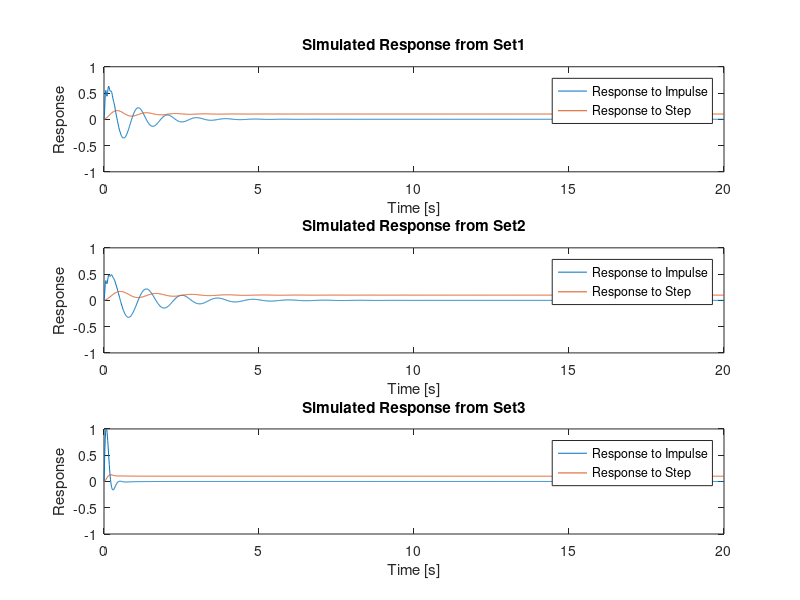

Here is the MATLAB script that generated this plot:
%% Homework 2 - Problem 4
% 2/26/21
% Michael White
close all;
clear;
clc;

% Define variables in vectors with index corresponding to set #
Mw = [50,50,50];
Mb = [400,600,600];
Kw = [200000,200000,200000];
Ks = [20000,20000,20000];
Bs = [1000,1000,10000];

% Generate figure for plotting, adjusting size for publishing
x = figure('Position',[300 200 1100 700]);

for i = 1:length(Mw)    
% Define the transfer function
s = tf('s'); 
sys = ((Ks(i)+Bs(i)*s)*Kw(i))/((Mb(i)*s^2+Ks(i)+Bs(i)*s)*(Mw(i)*s^2+Ks(i)+Bs(i)*s+Kw(i))-(Ks(i)+Bs(i)*s)^2);

% Define the time
t = [0:0.01:20];

% Define the system's response to impulse and step w/ magnitudes of 0.1
y1 = 0.1*impulse(sys, t);
y2 = 0.1*step(sys, t);

% Defining subplot and plotting results over one another at sp location
subplot(3,1,i);
plot(t, y1);
hold on;
plot(t, y2);

% Generate common y-axis sizes for comparability
ylim([-1,1]);

% Generate labels on the graph for axes, title, and legend
xlabel('Time [s]');
ylabel('Response');
title (strcat("Simulated Response from Set ",num2str(i)));
legend('Response to Impulse', 'Response to Step');
end

% PART C COMMENTS:
    % Going from set 1 to 2, the variable changed is Mb, the mass of the car
    % body. Increasing this value will cause more oscillation in the system,
    % due to the system having to dampen a larger object with more energy. This
    % is seen when comparing the graphs between 1 and 2.

    % Going from set 2 to 3, the factor changed is Bs, the dampening
    % coefficient of the damper. This value is increased 10x, which directly
    % increases the dampening force exuded by the damper. By increasing this,
    % the system oscillates much less than the previous systems, as seen in the
    % graph for set 3.